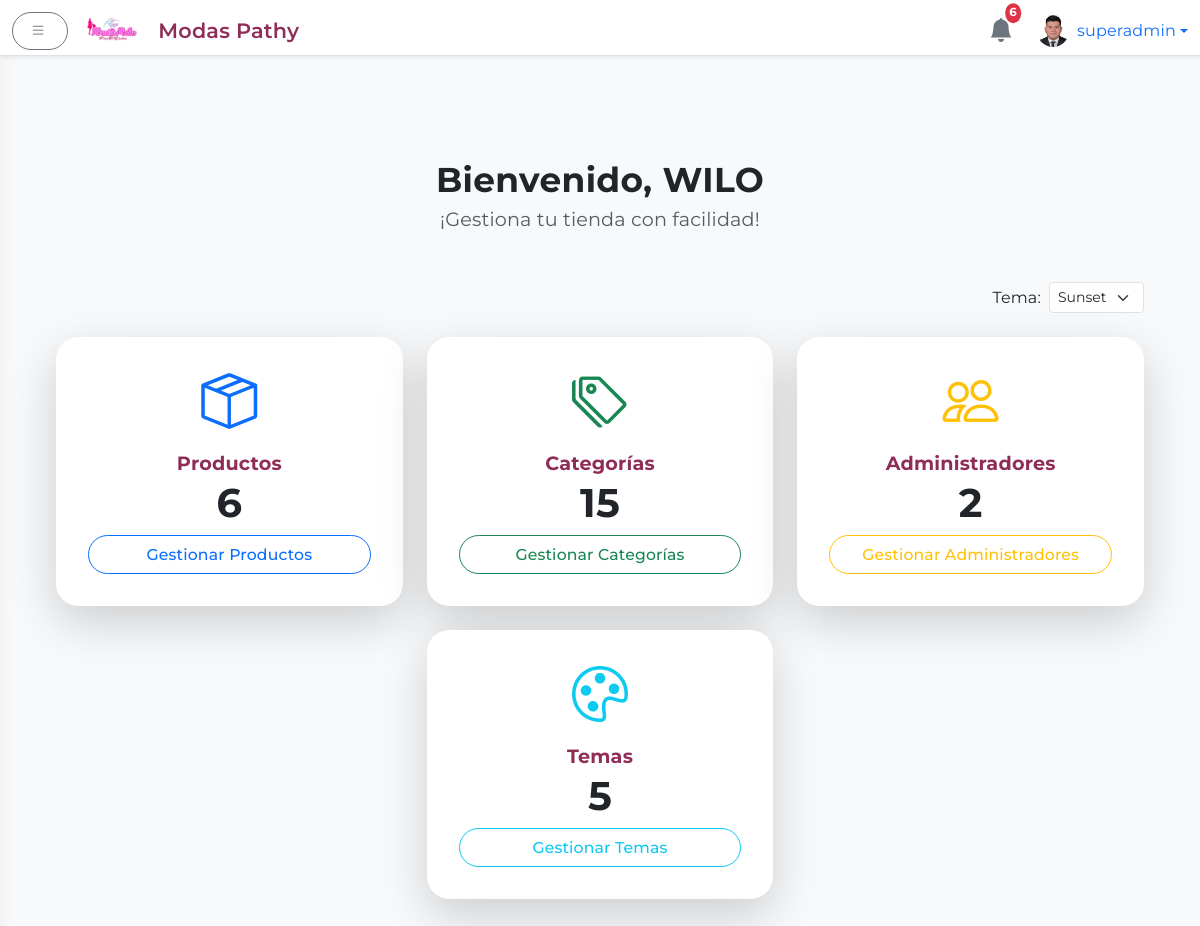
The app's page /admin (signed in) with its own data.
### app.py (models this page shows)
class User(UserMixin, db.Model):
    id = db.Column(db.Integer, primary_key=True)
    username = db.Column(db.String(64), unique=True, nullable=False)
    name = db.Column(db.String(128), nullable=True)
    password = db.Column(db.String(128), nullable=False)
    is_superadmin = db.Column(db.Boolean, default=False)
    profile_image = db.Column(db.String(256), nullable=True)

### app.py (the view)
@app.route('/admin')
@login_required
def admin_dashboard():
    productos = Product.query.count()
    categorias = Category.query.count()
    admins = User.query.count()
    return render_template('admin/dashboard.html',
        total_productos=productos,
        total_categorias=categorias,
        total_usuarios=admins
    )

### app.py (called while the page is built, shortened)
@app.context_processor
def inject_notifications():
    notifications = Notification.query.order_by(Notification.timestamp.desc()).limit(6).all()
    notifs = [
        {
            'message': n.message,
            'timestamp': n.timestamp.strftime('%d/%m %H:%M'),
            'admin_name': n.admin_name
        }
        for n in notifications
    ]
    return dict(notifications=notifs)

@app.context_processor
def inject_theme():
    active = Theme.query.filter_by(is_default=True).first()
    all_themes = Theme.query.order_by(Theme.name).all()
    return {
        'active_theme': active,
        'all_themes': all_themes
    }

@app.before_request
def seed_themes_once():
    global _seeded
    db.create_all()

@login.user_loader
def load_user(user_id):
    return db.session.get(User, int(user_id))

@app.context_processor
def inject_public_data():
    categorias = Category.query.order_by(Category.name).all()
    return {
        'public_categories': categorias,
        'now': lambda fmt=None: datetime.utcnow().strftime(fmt or '%Y'),
        'contact_info': ContactInfo.query.first()
    }

### templates/admin/dashboard.html (shortened to what this page needs)
{% extends 'admin/base_admin.html' %}
{% block body_admin %}
  <div class="container-fluid">
    <div class="text-center mb-5">
      <h2 class="fw-bold mb-1" style="color: var(--primary);">
        Bienvenido{{ current_user.name and ', ' ~ current_user.name or ', ' ~ current_user.username }}
      </h2>
      <p class="text-muted" style="font-size:1.2rem;">
        ¡Gestiona tu tienda con facilidad!
      </p>
    </div>
    <div class="mb-4 d-flex justify-content-end">
      <form id="theme-form" action="{{ url_for('admin_set_theme') }}" method="POST" class="d-flex align-items-center">
        <label for="theme-selector" class="me-2 mb-0">Tema:</label>
        <select id="theme-selector" name="theme_id" class="form-select form-select-sm w-auto">
          {% for tema in all_themes %}
            <option value="{{ tema.id }}" {% if tema.is_default %}selected{% endif %}>
              {{ tema.name }}
            </option>
          {% endfor %}
        </select>
      </form>
    </div>
    <div class="row g-4 mb-5 justify-content-center">
      <div class="col-sm-6 col-lg-4">
        <div class="card text-center h-100 hover-shadow border-0 shadow-lg rounded-4 animate__animated animate__fadeInUp">
          <div class="card-body d-flex flex-column justify-content-center">
            <i class="bi bi-box-seam display-4 text-primary mb-2"></i>
            <h5 class="card-title mt-2 mb-1">Productos</h5>
            <div class="display-6 fw-bold mb-2">{{ total_productos }}</div>
            <a href="{{ url_for('admin_productos') }}" class="btn btn-outline-primary rounded-pill mt-auto">
              Gestionar Productos
            </a>
          </div>
        </div>
      </div>
      <div class="col-sm-6 col-lg-4">
        <div class="card text-center h-100 hover-shadow border-0 shadow-lg rounded-4 animate__animated animate__fadeInUp">
          <div class="card-body d-flex flex-column justify-content-center">
            <i class="bi bi-tags display-4 text-success mb-2"></i>
            <h5 class="card-title mt-2 mb-1">Categorías</h5>
            <div class="display-6 fw-bold mb-2">{{ total_categorias }}</div>
            <a href="{{ url_for('admin_categorias') }}" class="btn btn-outline-success rounded-pill mt-auto">
              Gestionar Categorías
            </a>
          </div>
        </div>
      </div>
      {% if current_user.is_superadmin %}
      <div class="col-sm-6 col-lg-4">
        <div class="card text-center h-100 hover-shadow border-0 shadow-lg rounded-4 animate__animated animate__fadeInUp">
          <div class="card-body d-flex flex-column justify-content-center">
            <i class="bi bi-people display-4 text-warning mb-2"></i>
            <h5 class="card-title mt-2 mb-1">Administradores</h5>
            <div class="display-6 fw-bold mb-2">{{ total_usuarios }}</div>
            <a href="{{ url_for('admin_usuarios') }}" class="btn btn-outline-warning rounded-pill mt-auto">
              Gestionar Administradores
            </a>
          </div>
        </div>
      </div>
      <div class="col-sm-6 col-lg-4">
        <div class="card text-center h-100 hover-shadow border-0 shadow-lg rounded-4 animate__animated animate__fadeInUp">
          <div class="card-body d-flex flex-column justify-content-center">
            <i class="bi bi-palette display-4 text-info mb-2"></i>
            <h5 class="card-title mt-2 mb-1">Temas</h5>
            <div class="display-6 fw-bold mb-2">{{ all_themes|length }}</div>
            <a href="{{ url_for('admin_themes') }}" class="btn btn-outline-info rounded-pill mt-auto">
              Gestionar Temas
            </a>
          </div>
        </div>
      </div>
      {% endif %}
    </div>
  </div>
{% endblock %}

### templates/admin/base_admin.html (shortened to what this page needs)
<!DOCTYPE html>
<html lang="es">
<head>
  <link href="https://cdn.jsdelivr.net/npm/bootstrap@5.3.0/dist/css/bootstrap.min.css" rel="stylesheet"/>
  <link href="https://cdn.jsdelivr.net/npm/bootstrap-icons@1.10.5/font/bootstrap-icons.css" rel="stylesheet"/>
  <link rel="stylesheet" href="https://cdnjs.cloudflare.com/ajax/libs/animate.css/4.1.1/animate.min.css"/>
  <link rel="stylesheet" href="{{ url_for('static', filename='css/admin.css') }}"/>
</head>
<body>
  <div aria-live="polite" aria-atomic="true" class="position-fixed top-0 end-0 p-3" style="z-index: 1055;">
  </div>
  <header class="navbar navbar-light bg-white border-bottom fixed-top shadow-sm">
    <div class="container-fluid">
      <button id="sidebarToggle" class="btn btn-outline-secondary me-3">
        <i class="bi bi-list"></i>
      </button>
      <a href="{{ url_for('admin_dashboard') }}" class="navbar-brand d-flex align-items-center mb-0 h1" style="gap:10px;">
        <img src="{{ url_for('static', filename='images/logo.png') }}" alt="Logo" height="36" class="d-inline-block align-text-top" style="margin-right:8px;">
        <span class="d-none d-md-inline" style="font-size:1.3rem; font-weight:600; color:#8F2D56;">Modas Pathy</span>
      </a>
      <div class="d-flex align-items-center ms-auto">
        <div class="position-relative me-4 dropdown">
          <a href="#" id="notifDropdown" data-bs-toggle="dropdown" aria-expanded="false" class="text-decoration-none">
            <i class="bi bi-bell-fill fs-4 text-secondary"></i>
            <span class="badge bg-danger position-absolute top-0 start-100 translate-middle p-1 rounded-circle">
              {{ notifications|length if notifications else 0 }}
            </span>
          </a>
        </div>
        <div class="dropdown">
          <a href="#" class="d-flex align-items-center text-decoration-none dropdown-toggle" id="dropdownUser" data-bs-toggle="dropdown" aria-expanded="false">
            <img src="{% if current_user.profile_image %}
                        {{ url_for('static', filename='perfiles/' ~ current_user.profile_image) }}
                      {% else %}
                        {{ url_for('static', filename='perfiles/default.png') }}
                      {% endif %}"
                 alt="Avatar" width="32" height="32" class="rounded-circle me-2" style="object-fit:cover;">
            <span>{{ current_user.username }}</span>
          </a>
        </div>
      </div>
    </div>
  </header>
  <div class="d-flex">
<main class="flex-grow-1 bg-light">
  <div class="container-fluid mt-5 pt-4">
    {% block body_admin %}{% endblock %}
  </div>
</main>
</body>
</html>

### static/css/admin.css (style rules this page uses)
:root { --rojo: #D81159; --fucsia: #8F2D56; --accent: #8F2D56; --accent-light: rgba(143,45,86,0.08); --blanco: #FFFFFF; --gris-claro: #f8f9fa; --gris-oscuro: #e3e3e3; --shadow-card: 0 4px 24px rgba(143, 45, 86, 0.09); --shadow-hover: 0 8px 36px rgba(143, 45, 86, 0.18); }
body, .form-label, .btn, .card-title, .navbar-brand, .nav-link { font-family: 'Montserrat', sans-serif; letter-spacing: 0.01em; }
body { margin-top: 56px; background: linear-gradient(145deg, var(--blanco) 60%, var(--gris-claro) 100%); }
header.navbar { height: 56px; z-index: 1000; box-shadow: 0 4px 18px rgba(143, 45, 86, 0.07); }
main { transition: margin-left 0.3s cubic-bezier(.87,-.41,.19,1.44); margin-left: 0; padding: 2rem; }
.card, .card.hover-shadow { border-radius: 1.4rem !important; border: none; box-shadow: var(--shadow-card); background: var(--blanco); transition: box-shadow 0.22s cubic-bezier(.87,-.41,.19,1.44), transform 0.19s; }
h2 { font-size: 2.15rem; color: var(--fucsia); margin-bottom: 1.5rem; letter-spacing: 0.01em; font-weight: 800; }
.card-title { font-size: 1.2rem; font-weight: 700; color: var(--accent); margin-bottom: 1rem; }
.badge { font-size: 0.73rem; padding: 0.45em 0.72em; }
.btn { font-size: 0.98em; border-radius: 2em !important; font-weight: 500; padding: 0.42em 1.1em; letter-spacing: 0.01em; box-shadow: none; transition: background 0.15s, color 0.15s, box-shadow 0.15s; }
.btn-outline-secondary, .btn-outline-danger { border-width: 1.4px; }
.btn i { margin-right: 4px; }
.card-body { padding: 2rem; }

### records on screen
User: profile_image (picture), username "superadmin", name ", WILO"

### other values on screen
{{ notifications|length if notifications else 0 }} "6"
{{ total_productos }} "6"
{{ total_categorias }} "15"
{{ total_usuarios }} "2"
{{ all_themes|length }} "5"
form field theme_id "Sunset"
